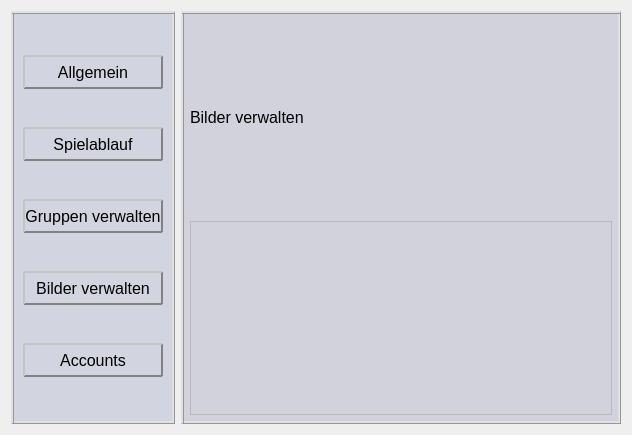
<?xml version="1.0" encoding="UTF-8"?>
<ui version="4.0">
 <class>FrmHelp</class>
 <widget class="QWidget" name="FrmHelp">
  <property name="geometry">
   <rect>
    <x>0</x>
    <y>0</y>
    <width>632</width>
    <height>435</height>
   </rect>
  </property>
  <property name="windowTitle">
   <string>Hilfe</string>
  </property>
  <property name="styleSheet">
   <string notr="true">QWidget#FrmHelp *{
	font-size: 16px;
}
QFrame#sidebar, QWidget#general, #game, #groups, #pictures, #accounts{
	background-color: rgb(210, 210, 220);
	border: 3px ridge rgb(150, 150, 150);
}

QPushButton{
	min-height: 30px;
	border: 2px outset rgb(130, 130, 130);
	border-radius: 1px;
	background-color: 
		qlineargradient(
			spread:pad, x1:1, y1:0, x2:1, y2:1,
			stop:0.5 rgba(240, 240, 240, 255),
			stop:1 rgba(190, 190, 190, 255)
		);
}

QPushButton::Hover{
	border: 2px outset rgba(50, 50, 150, 200);
	background-color: 
		qlineargradient(
			spread:pad, x1:1, y1:0, x2:1, y2:1,
			stop:0.5 rgba(190, 190, 250, 255),
			stop:1 rgba(140, 140, 200, 255)
		);
}

QPushButton::Pressed{
	border: 2px inset rgb(130, 130, 130);
	border-radius: 1px;
	background-color: 
		qlineargradient(
			spread:pad, x1:1, y1:0, x2:1, y2:1,
			stop:0.5 rgba(240, 240, 240, 255),
			stop:1 rgba(190, 190, 190, 255)
		);
}

/*==============================
*
*		Seitliche Leiste
*
==============================*/
QFrame#sidebar{
	background-color: rgb(210, 212, 223);
	min-width: 150px;
}

/*==============================
*
*		Inhaltsbereich
*
==============================*/

QFrame#mainWindow{
	background-color: rgb(210, 212, 223);
}
QFrame#mainWindow .Spacer{
	max-height: 10px;


}</string>
  </property>
  <layout class="QGridLayout" name="gridLayout">
   <item row="0" column="0">
    <widget class="QFrame" name="sidebar">
     <property name="frameShape">
      <enum>QFrame::StyledPanel</enum>
     </property>
     <property name="frameShadow">
      <enum>QFrame::Raised</enum>
     </property>
     <layout class="QVBoxLayout" name="verticalLayout">
      <item>
       <widget class="QPushButton" name="btnGeneral">
        <property name="text">
         <string>Allgemein</string>
        </property>
       </widget>
      </item>
      <item>
       <widget class="QPushButton" name="btnGame">
        <property name="text">
         <string>Spielablauf</string>
        </property>
       </widget>
      </item>
      <item>
       <widget class="QPushButton" name="btnGroups">
        <property name="text">
         <string>Gruppen verwalten</string>
        </property>
       </widget>
      </item>
      <item>
       <widget class="QPushButton" name="btnPictures">
        <property name="text">
         <string>Bilder verwalten</string>
        </property>
       </widget>
      </item>
      <item>
       <widget class="QPushButton" name="btnAccounts">
        <property name="text">
         <string>Accounts</string>
        </property>
       </widget>
      </item>
     </layout>
    </widget>
   </item>
   <item row="0" column="1">
    <widget class="QStackedWidget" name="mainWindow">
     <property name="currentIndex">
      <number>3</number>
     </property>
     <widget class="QWidget" name="general">
      <layout class="QVBoxLayout" name="verticalLayout_3">
       <item>
        <widget class="QLabel" name="label">
         <property name="text">
          <string>Allgemeine Einstellungen</string>
         </property>
        </widget>
       </item>
       <item>
        <widget class="QFrame" name="frame">
         <property name="frameShape">
          <enum>QFrame::StyledPanel</enum>
         </property>
         <property name="frameShadow">
          <enum>QFrame::Raised</enum>
         </property>
        </widget>
       </item>
      </layout>
     </widget>
     <widget class="QWidget" name="game">
      <layout class="QVBoxLayout" name="verticalLayout_2">
       <item>
        <widget class="QLabel" name="label_2">
         <property name="text">
          <string>Spielablauf</string>
         </property>
        </widget>
       </item>
       <item>
        <widget class="QFrame" name="frame_2">
         <property name="frameShape">
          <enum>QFrame::StyledPanel</enum>
         </property>
         <property name="frameShadow">
          <enum>QFrame::Raised</enum>
         </property>
        </widget>
       </item>
      </layout>
     </widget>
     <widget class="QWidget" name="groups">
      <layout class="QVBoxLayout" name="verticalLayout_5">
       <item>
        <widget class="QLabel" name="label_3">
         <property name="text">
          <string>Gruppen verwalten</string>
         </property>
        </widget>
       </item>
       <item>
        <widget class="QFrame" name="frame_3">
         <property name="frameShape">
          <enum>QFrame::StyledPanel</enum>
         </property>
         <property name="frameShadow">
          <enum>QFrame::Raised</enum>
         </property>
        </widget>
       </item>
      </layout>
     </widget>
     <widget class="QWidget" name="pictures">
      <layout class="QVBoxLayout" name="verticalLayout_6">
       <item>
        <widget class="QLabel" name="label_4">
         <property name="text">
          <string>Bilder verwalten</string>
         </property>
        </widget>
       </item>
       <item>
        <widget class="QFrame" name="frame_4">
         <property name="frameShape">
          <enum>QFrame::StyledPanel</enum>
         </property>
         <property name="frameShadow">
          <enum>QFrame::Raised</enum>
         </property>
        </widget>
       </item>
      </layout>
     </widget>
     <widget class="QWidget" name="accounts">
      <layout class="QVBoxLayout" name="verticalLayout_4">
       <item>
        <widget class="QLabel" name="label_5">
         <property name="text">
          <string>Accounts</string>
         </property>
        </widget>
       </item>
       <item>
        <widget class="QFrame" name="frame_5">
         <property name="frameShape">
          <enum>QFrame::StyledPanel</enum>
         </property>
         <property name="frameShadow">
          <enum>QFrame::Raised</enum>
         </property>
        </widget>
       </item>
      </layout>
     </widget>
    </widget>
   </item>
  </layout>
 </widget>
 <resources/>
 <connections/>
</ui>
